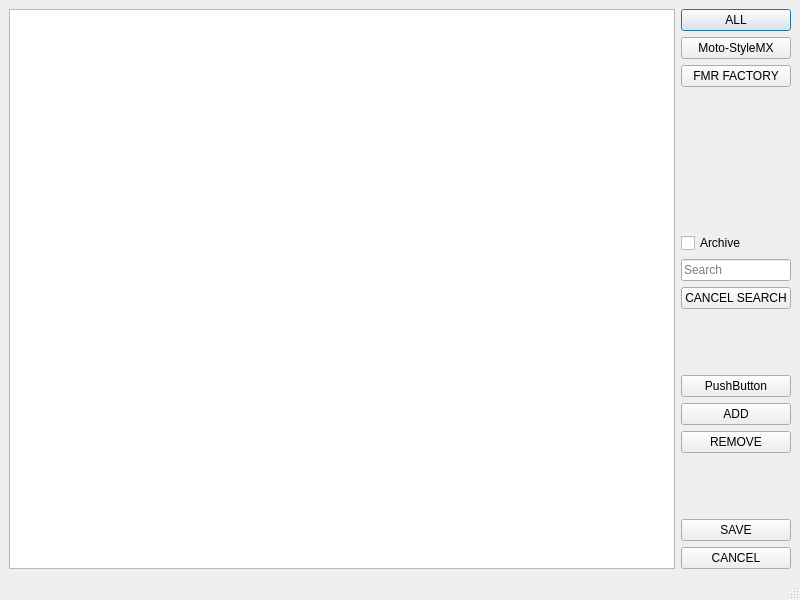
<?xml version="1.0" encoding="UTF-8"?>
<ui version="4.0">
 <class>DatabaseWindow</class>
 <widget class="QMainWindow" name="DatabaseWindow">
  <property name="geometry">
   <rect>
    <x>0</x>
    <y>0</y>
    <width>800</width>
    <height>600</height>
   </rect>
  </property>
  <property name="windowTitle">
   <string>MainWindow</string>
  </property>
  <widget class="QWidget" name="centralwidget">
   <property name="sizePolicy">
    <sizepolicy hsizetype="Expanding" vsizetype="Expanding">
     <horstretch>0</horstretch>
     <verstretch>0</verstretch>
    </sizepolicy>
   </property>
   <layout class="QHBoxLayout" name="horizontalLayout_2">
    <item>
     <layout class="QHBoxLayout" name="horizontalLayout">
      <property name="sizeConstraint">
       <enum>QLayout::SetMinimumSize</enum>
      </property>
      <item>
       <widget class="QTableView" name="tableView">
        <property name="focusPolicy">
         <enum>Qt::ClickFocus</enum>
        </property>
        <property name="autoFillBackground">
         <bool>false</bool>
        </property>
        <property name="frameShadow">
         <enum>QFrame::Sunken</enum>
        </property>
        <property name="midLineWidth">
         <number>0</number>
        </property>
        <property name="sizeAdjustPolicy">
         <enum>QAbstractScrollArea::AdjustToContents</enum>
        </property>
        <property name="editTriggers">
         <set>QAbstractItemView::AnyKeyPressed|QAbstractItemView::CurrentChanged|QAbstractItemView::DoubleClicked|QAbstractItemView::EditKeyPressed</set>
        </property>
        <property name="alternatingRowColors">
         <bool>true</bool>
        </property>
        <property name="horizontalScrollMode">
         <enum>QAbstractItemView::ScrollPerItem</enum>
        </property>
        <property name="sortingEnabled">
         <bool>true</bool>
        </property>
       </widget>
      </item>
      <item>
       <layout class="QVBoxLayout" name="verticalLayout_2">
        <property name="sizeConstraint">
         <enum>QLayout::SetMaximumSize</enum>
        </property>
        <item>
         <widget class="QPushButton" name="allButton">
          <property name="text">
           <string>ALL</string>
          </property>
          <property name="autoDefault">
           <bool>false</bool>
          </property>
          <property name="default">
           <bool>true</bool>
          </property>
         </widget>
        </item>
        <item>
         <widget class="QPushButton" name="motostyleButton">
          <property name="text">
           <string>Moto-StyleMX</string>
          </property>
          <property name="autoDefault">
           <bool>false</bool>
          </property>
         </widget>
        </item>
        <item>
         <widget class="QPushButton" name="fmrButton">
          <property name="text">
           <string>FMR FACTORY</string>
          </property>
          <property name="autoDefault">
           <bool>false</bool>
          </property>
          <property name="default">
           <bool>false</bool>
          </property>
         </widget>
        </item>
        <item>
         <spacer name="verticalSpacer_2">
          <property name="orientation">
           <enum>Qt::Vertical</enum>
          </property>
          <property name="sizeHint" stdset="0">
           <size>
            <width>20</width>
            <height>40</height>
           </size>
          </property>
         </spacer>
        </item>
        <item>
         <widget class="QLabel" name="label">
          <property name="text">
           <string/>
          </property>
          <property name="alignment">
           <set>Qt::AlignCenter</set>
          </property>
         </widget>
        </item>
        <item>
         <spacer name="verticalSpacer_4">
          <property name="orientation">
           <enum>Qt::Vertical</enum>
          </property>
          <property name="sizeHint" stdset="0">
           <size>
            <width>20</width>
            <height>40</height>
           </size>
          </property>
         </spacer>
        </item>
        <item>
         <widget class="QCheckBox" name="archiveCheckBox">
          <property name="text">
           <string>Archive</string>
          </property>
         </widget>
        </item>
        <item>
         <widget class="QLineEdit" name="lineEdit">
          <property name="sizePolicy">
           <sizepolicy hsizetype="Minimum" vsizetype="Fixed">
            <horstretch>0</horstretch>
            <verstretch>0</verstretch>
           </sizepolicy>
          </property>
          <property name="placeholderText">
           <string>Search</string>
          </property>
          <property name="clearButtonEnabled">
           <bool>false</bool>
          </property>
         </widget>
        </item>
        <item>
         <widget class="QPushButton" name="cancelSearchButton">
          <property name="text">
           <string>CANCEL SEARCH</string>
          </property>
         </widget>
        </item>
        <item>
         <spacer name="verticalSpacer">
          <property name="orientation">
           <enum>Qt::Vertical</enum>
          </property>
          <property name="sizeHint" stdset="0">
           <size>
            <width>20</width>
            <height>40</height>
           </size>
          </property>
         </spacer>
        </item>
        <item>
         <widget class="QPushButton" name="pushButton">
          <property name="text">
           <string>PushButton</string>
          </property>
         </widget>
        </item>
        <item>
         <widget class="QPushButton" name="addButton">
          <property name="text">
           <string>ADD</string>
          </property>
         </widget>
        </item>
        <item>
         <widget class="QPushButton" name="removeButton">
          <property name="text">
           <string>REMOVE</string>
          </property>
         </widget>
        </item>
        <item>
         <spacer name="verticalSpacer_3">
          <property name="orientation">
           <enum>Qt::Vertical</enum>
          </property>
          <property name="sizeHint" stdset="0">
           <size>
            <width>20</width>
            <height>40</height>
           </size>
          </property>
         </spacer>
        </item>
        <item>
         <widget class="QPushButton" name="saveButton">
          <property name="text">
           <string>SAVE</string>
          </property>
         </widget>
        </item>
        <item>
         <widget class="QPushButton" name="cancelButton">
          <property name="text">
           <string>CANCEL</string>
          </property>
         </widget>
        </item>
       </layout>
      </item>
     </layout>
    </item>
   </layout>
  </widget>
  <widget class="QMenuBar" name="menubar">
   <property name="geometry">
    <rect>
     <x>0</x>
     <y>0</y>
     <width>800</width>
     <height>20</height>
    </rect>
   </property>
  </widget>
  <widget class="QStatusBar" name="statusbar"/>
 </widget>
 <resources/>
 <connections/>
</ui>
